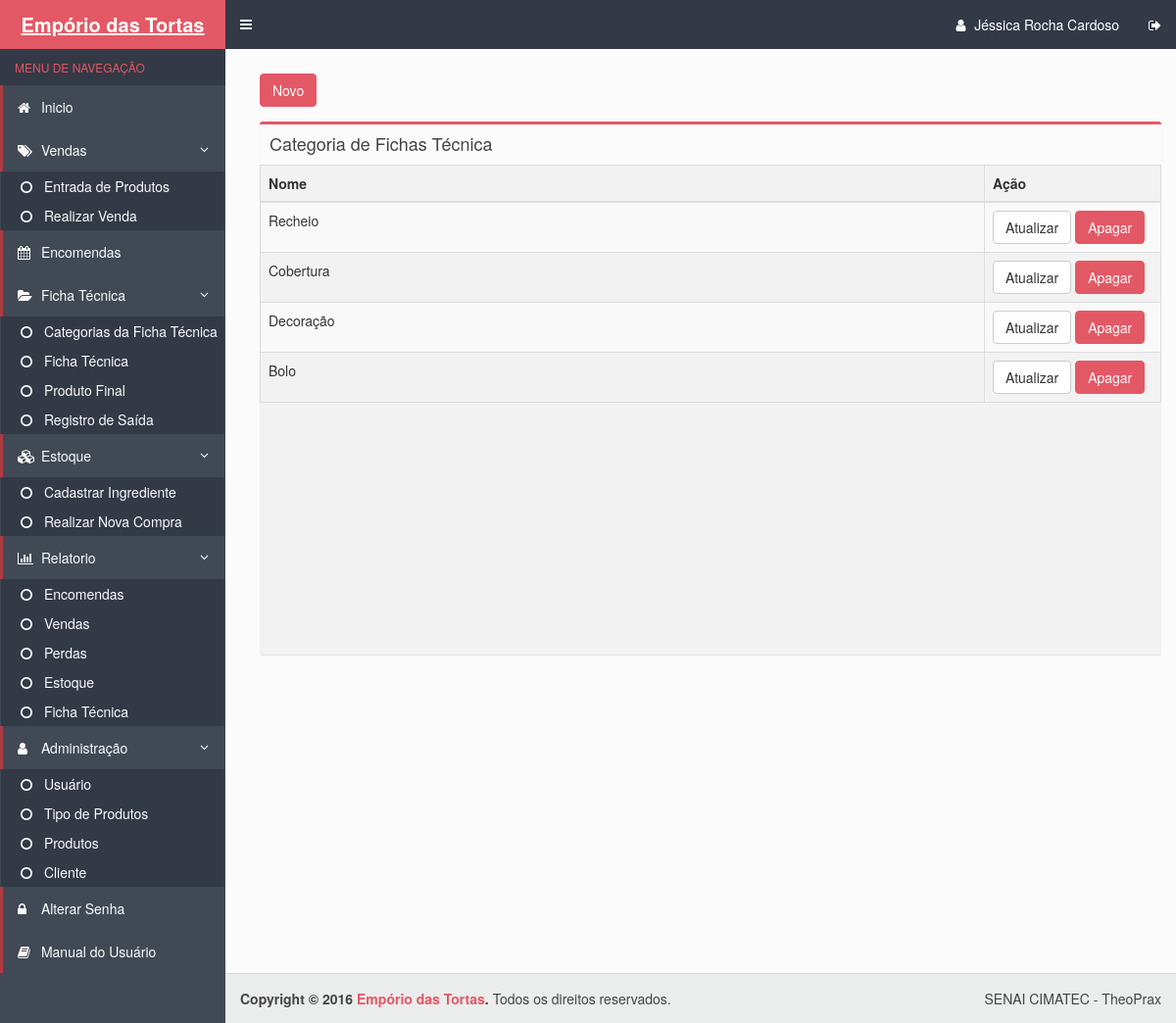
Screenshot of /categoria_ficha_tecnica.php (signed in) with the database file from the repository.
### tables this page shows
CREATE TABLE IF NOT EXISTS `categoriafichatecnica` (
  `codigo` int(11) NOT NULL AUTO_INCREMENT,
  `nome` varchar(65) NOT NULL,
  PRIMARY KEY (`codigo`)
);

### categoria_ficha_tecnica.php (the view, shortened to what this page needs)
<!DOCTYPE html>
<html>
  <head>
    <link rel="stylesheet" href="bootstrap/css/bootstrap.min.css">
    <link rel="stylesheet" href="bootstrap/css/bootstrap.css">
    <link rel="stylesheet" href="https://maxcdn.bootstrapcdn.com/font-awesome/4.4.0/css/font-awesome.min.css">
    <link rel="stylesheet" href="https://code.ionicframework.com/ionicons/2.0.1/css/ionicons.min.css">
    <link rel="stylesheet" href="dist/css/AdminLTE.css">
    <link rel="stylesheet" href="dist/css/skins/skin-blue.css">
  </head>
  <body class="hold-transition skin-blue sidebar-mini">
    <div class="wrapper">
      <?php include_once("includes/header.php") ?>
      <?php include_once("includes/menu.php") ?>
      <div class="content-wrapper">
        <section class="content">
        <div class="row">
            <div class="col-xs-12">
         <a class="btn btn-danger" href="forms/cadastrar_categoria_ficha_tecnica.php">Novo</a>
          <section class="content-header">
          </section>
              <div class="box">
                <div class="box-header">
                  <h3 class="box-title">Categoria de Fichas Técnica</h3>
                </div>
                <div class="box-body table-responsive no-padding" id="scroll">
                  <table id="example" class="views-table cols-6 table table-striped table-bordered">
         <thead>
      <tr>
                  <th class="views-field views-field-id">
            Nome          </th>
                  <th class="views-field views-field-field-nome">
            Ação         </th>
    </thead>
    <tbody>
      <?php
      $pdo = Database::connect();
      $sql = "SELECT * from categoriafichatecnica"
      ;
      foreach ($pdo->query($sql) as $row) {
        echo '<tr>';
        echo '<td>'. $row['nome'] . '</td>';
        echo '<td width=180>';
        echo '<a class="btn btn-default" href="forms/Atualizar_categoria_ficha_tecnica.php?id='.$row['codigo'].'">Atualizar</a>';
        echo '<a class="btn btn-danger" href="DAO/Excluir_categoria_ficha_tecnica_DAO.php?id='.$row['codigo'].'">Apagar</a>';
        echo '</td>';
        echo '</tr>';
      }
      ?>
    </tbody>
</table>
                </div>
              </div>
            </div>
          </div>
        </section>
      </div>
      <?php include_once("includes/footer.php") ?>
  <link rel="stylesheet" type="text/css" href="css/bootstrap.css">
    <link rel="stylesheet" type="text/css" href="css/dataTables.bootstrap.min.css">
  </body>
</html>

### rows the page displays
categoriafichatecnica: nome "Recheio"
categoriafichatecnica: nome "Cobertura"
categoriafichatecnica: nome "Decoração"
categoriafichatecnica: nome "Bolo"

### other values shown
$_SESSION['UsuarioNome'] "Jéssica Rocha Cardoso"
